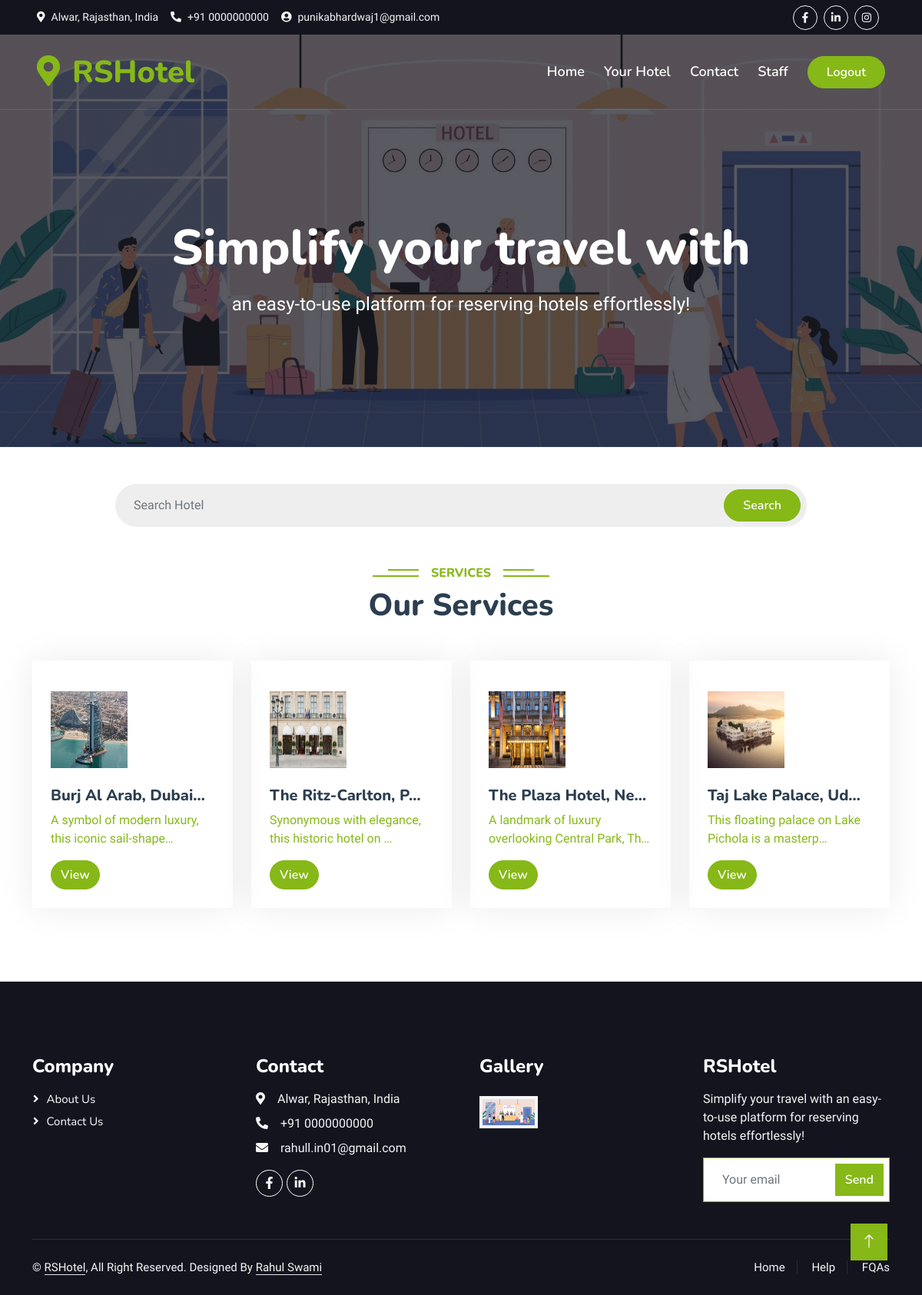
Screenshot of / (signed in) with the database file from the repository.
### home/models.py (models this page shows, shortened)
class Hotel(models.Model):
    hname = models.CharField(max_length=100)
    hdesc = models.TextField()

class Hotel_Image(models.Model):
    hotel = models.ForeignKey(Hotel, on_delete=models.CASCADE, related_name='paper_images')
    image = models.ImageField(upload_to='paper')

### home/views.py (the view)
# urls.py: path('', home, name='home'),
@login_required(login_url='login')
def home(request):
    hotels = Hotel.objects.all()
    if request.GET.get('search'):
        search = request.GET.get('search')
        hotels = Hotel.objects.filter(
        Q(hname__icontains = search)|
        Q(hdesc__icontains = search)
        )
    return render(request, 'index.html',{'hotels':hotels})

### home/templates/index.html (shortened to what this page needs)
{% extends "base.html" %}
{% block contant %}
<div class="position-relative w-75 mx-auto animated slideInDown">
    <form>
        <input class="form-control border-0 rounded-pill w-100 py-3 ps-4 pe-5" name="search" type="text"
            placeholder="Search Hotel">
        <button type="submit" class="btn btn-primary rounded-pill py-2 px-4 position-absolute top-0 end-0 me-2"
            style="margin-top: 7px;">Search</button>
    </form>
</div>
<div class="container-xxl py-5">
    <div class="container">
        <div class="text-center wow fadeInUp" data-wow-delay="0.1s">
            <h6 class="section-title bg-white text-center text-primary px-3">Services</h6>
            <h1 class="mb-5">Our Services</h1>
        </div>
        <div class="row g-4">
            {% for hotel in hotels %}
            <div class="col-lg-3 col-sm-6 wow fadeInUp" data-wow-delay="0.1s">
                <div class="service-item rounded pt-3">
                    <a href="{% url 'hotel_details' hotel.id %}">
                        <div class="p-4">
                            <img src="/media/{{ hotel.paper_images.first.image }}" class="fa-globe text-primary mb-4"
                                alt="{{ hotel.hname }}">
                            <h5>{{hotel.hname|truncatechars:20}}</h5>
                            <p>{{hotel.hdesc|truncatechars:50}}</p>
                            <a href="{% url 'hotel_details' hotel.id %}" class="btn btn-primary rounded-pill">View</a>
                        </div>
                    </a>
                </div>
            </div>
            {% endfor %}
        </div>
    </div>
</div>
{% endblock %}

### home/templates/base.html (shortened to what this page needs)
{% load static %}
<!DOCTYPE html>
<html lang="en">
<head>
    <link href="https://cdnjs.cloudflare.com/ajax/libs/font-awesome/5.10.0/css/all.min.css" rel="stylesheet">
    <link href="https://cdn.jsdelivr.net/npm/bootstrap-icons@1.4.1/font/bootstrap-icons.css" rel="stylesheet">
    <link href="{% static 'lib/animate/animate.min.css' %}" rel="stylesheet">
    <link href="{% static 'lib/owlcarousel/assets/owl.carousel.min.css' %}" rel="stylesheet">
    <link href="{% static 'lib/tempusdominus/css/tempusdominus-bootstrap-4.min.css' %}" rel="stylesheet" />
    <link href="{% static '/css/bootstrap.min.css' %}" rel="stylesheet">
    <link href="{% static '/css/style.css' %}" rel="stylesheet">
</head>
<body>
    <div class="container-fluid bg-dark px-5 d-none d-lg-block">
        <div class="row gx-0">
            <div class="col-lg-8 text-center text-lg-start mb-2 mb-lg-0">
                <div class="d-inline-flex align-items-center" style="height: 45px;">
                    <small class="me-3 text-light"><i class="fa fa-map-marker-alt me-2"></i>Alwar, Rajasthan, India</small>
                    <small class="me-3 text-light"><i class="fa fa-phone-alt me-2"></i>+91 0000000000</small>
                    <small class="text-light"><i class="fa fa-user-circle me-2"></i>{{request.user.username}}</small>
                </div>
            </div>
            <div class="col-lg-4 text-center text-lg-end">
                <div class="d-inline-flex align-items-center" style="height: 45px;">
                    <a class="btn btn-sm btn-outline-light btn-sm-square rounded-circle me-2" href=""><i class="fab fa-facebook-f fw-normal"></i></a>
                    <a class="btn btn-sm btn-outline-light btn-sm-square rounded-circle me-2" href=""><i class="fab fa-linkedin-in fw-normal"></i></a>
                    <a class="btn btn-sm btn-outline-light btn-sm-square rounded-circle me-2" href=""><i class="fab fa-instagram fw-normal"></i></a>
                </div>
            </div>
        </div>
    </div>
    <div class="container-fluid position-relative p-0">
        <nav class="navbar navbar-expand-lg navbar-light px-4 px-lg-5 py-3 py-lg-0">
            <a href="" class="navbar-brand p-0">
                <h1 class="text-primary m-0"><i class="fa fa-map-marker-alt me-3"></i>RSHotel</h1>
            </a>
            <div class="collapse navbar-collapse" id="navbarCollapse">
                <div class="navbar-nav ms-auto py-0">
                    <a href="/" class="nav-item nav-link">Home</a>
                    <a href="{% url 'yourhotel' %}" class="nav-item nav-link">Your Hotel</a>
                    <a href="{% url 'contact' %}" class="nav-item nav-link">Contact</a>
                    <a href="/rshotelstaff/" class="nav-item nav-link">Staff</a>
                </div>
                <a href="{% url 'logout' %}" class="btn btn-primary rounded-pill py-2 px-4">Logout</a>
            </div>
        </nav>
        <div class="container-fluid bg-primary py-5 mb-5 hero-header">
            <div class="container py-5">
                <div class="row justify-content-center py-5">
                    <div class="col-lg-10 pt-lg-5 mt-lg-5 text-center">
                        <h1 class="display-3 text-white mb-3 animated slideInDown">Simplify your travel with </h1>
                        <p class="fs-4 text-white mb-4 animated slideInDown">an easy-to-use platform for reserving hotels effortlessly!</p>
                    </div>
                </div>
            </div>
        </div>
    </div>
{% block contant %}
{% endblock %}
      <div class="container-fluid bg-dark text-light footer pt-5 mt-5 wow fadeIn" data-wow-delay="0.1s">
        <div class="container py-5">
            <div class="row g-5">
                <div class="col-lg-3 col-md-6">
                    <h4 class="text-white mb-3">Company</h4>
                    <a class="btn btn-link" href="">About Us</a>
                    <a class="btn btn-link" href="">Contact Us</a>
                </div>
                <div class="col-lg-3 col-md-6">
                    <h4 class="text-white mb-3">Contact</h4>
                    <p class="mb-2"><i class="fa fa-map-marker-alt me-3"></i>Alwar, Rajasthan, India</p>
                    <p class="mb-2"><i class="fa fa-phone-alt me-3"></i>+91 0000000000</p>
                    <p class="mb-2"><i class="fa fa-envelope me-3"></i>rahull.in01@gmail.com</p>
                    <div class="d-flex pt-2">
                        <a class="btn btn-outline-light btn-social" href=""><i class="fab fa-facebook-f"></i></a>
                        <a class="btn btn-outline-light btn-social" href=""><i class="fab fa-linkedin-in"></i></a>
                    </div>
                </div>
                <div class="col-lg-3 col-md-6">
                    <h4 class="text-white mb-3">Gallery</h4>
                    <div class="row g-2 pt-2">
                        <div class="col-4">
                            <img class="img-fluid bg-light p-1" src="{% static '/img/bg-hero.jpg' %}" alt="">
                        </div>
                    </div>
                </div>
                <div class="col-lg-3 col-md-6">
                    <h4 class="text-white mb-3">RSHotel</h4>
                    <p>Simplify your travel with an easy-to-use platform for reserving hotels effortlessly!</p>
                    <div class="position-relative mx-auto" style="max-width: 400px;">
                        <input class="form-control border-primary w-100 py-3 ps-4 pe-5" type="text" placeholder="Your email">
                        <button type="button" class="btn btn-primary py-2 position-absolute top-0 end-0 mt-2 me-2">Send</button>
                    </div>
                </div>
            </div>
        </div>
        <div class="container">
            <div class="copyright">
                <div class="row">
                    <div class="col-md-6 text-center text-md-start mb-3 mb-md-0">
                        &copy; <a class="border-bottom" href="#">RSHotel</a>, All Right Reserved.
                        Designed By <a class="border-bottom" href="">Rahul Swami</a>
                    </div>
                    <div class="col-md-6 text-center text-md-end">
                        <div class="footer-menu">
                            <a href="/">Home</a>
                            <a href="/">Help</a>
                            <a href="/">FQAs</a>
                        </div>
                    </div>
                </div>
            </div>
        </div>
    </div>
    <a href="#" class="btn btn-lg btn-primary btn-lg-square back-to-top"><i class="bi bi-arrow-up"></i></a>
</body>
</html>

### home/static/css/style.css (style rules this page uses)
:root { --primary: #86B817; --secondary: #FE8800; --light: #F5F5F5; --dark: #14141F; }
.back-to-top { position: fixed; display: none; right: 45px; bottom: 45px; z-index: 99; }
.btn { font-family: 'Nunito', sans-serif; font-weight: 600; transition: .5s; }
.btn.btn-primary, .btn.btn-secondary { color: #FFFFFF; }
.btn-sm-square { width: 32px; height: 32px; }
.btn-lg-square { width: 48px; height: 48px; }
.btn-square, .btn-sm-square, .btn-lg-square { padding: 0; display: flex; align-items: center; justify-content: center; font-weight: normal; border-radius: 0px; }
.navbar-light .navbar-nav .nav-link { font-family: 'Nunito', sans-serif; position: relative; margin-right: 25px; padding: 35px 0; color: #FFFFFF !important; font-size: 18px; font-weight: 600; outline: none; transition: .5s; }
@media (min-width: 992px) { .navbar-light { position: absolute; width: 100%; top: 0; left: 0; border-bottom: 1px solid rgba(256, 256, 256, .1); z-index: 999; } }
@media (min-width: 992px) { .navbar-light .navbar-nav .nav-link::before { position: absolute; content: ""; width: 0; height: 2px; bottom: -1px; left: 50%; background: var(--primary); transition: .5s; } }
.hero-header { background: linear-gradient(rgba(20, 20, 31, .7), rgba(20, 20, 31, .7)), url(../img/bg-hero.jpg); background-position: center center; background-repeat: no-repeat; background-size: cover; }
.section-title { position: relative; display: inline-block; text-transform: uppercase; }
.section-title::before { position: absolute; content: ""; width: calc(100% + 80px); height: 2px; top: 4px; left: -40px; background: var(--primary); z-index: -1; }
.section-title::after { position: absolute; content: ""; width: calc(100% + 120px); height: 2px; bottom: 5px; left: -60px; background: var(--primary); z-index: -1; }
.service-item { box-shadow: 0 0 45px rgba(0, 0, 0, .08); transition: .5s; }
.service-item * { transition: .5s; }
.footer .btn.btn-social { margin-right: 5px; width: 35px; height: 35px; display: flex; align-items: center; justify-content: center; color: var(--light); font-weight: normal; border: 1px solid #FFFFFF; border-radius: 35px; transition: .3s; }
.footer .btn.btn-link { display: block; margin-bottom: 5px; padding: 0; text-align: left; color: #FFFFFF; font-size: 15px; font-weight: normal; text-transform: capitalize; transition: .3s; }
.footer .btn.btn-link::before { position: relative; content: "\f105"; font-family: "Font Awesome 5 Free"; font-weight: 900; margin-right: 10px; }
.footer .copyright { padding: 25px 0; font-size: 15px; border-top: 1px solid rgba(256, 256, 256, .1); }
.footer .copyright a { color: var(--light); }
.footer .footer-menu a { margin-right: 15px; padding-right: 15px; border-right: 1px solid rgba(255, 255, 255, .1); }
.footer .footer-menu a:last-child { margin-right: 0; padding-right: 0; border-right: none; }

### home/templates/index.html (style rules this page uses)
.service-item .p-4 img { width: 100px; height: 100px; }
.slideInDown input { background-color: rgb(238, 238, 238); }

### rows the page displays
Hotel: paper_images.first.image (picture), hname "Burj Al Arab, Dubai…", hdesc "A symbol of modern luxury, this iconic sail-shape…"
Hotel: paper_images.first.image (picture), hname "The Ritz-Carlton, P…", hdesc "Synonymous with elegance, this historic hotel on …"
Hotel: paper_images.first.image (picture), hname "The Plaza Hotel, Ne…", hdesc "A landmark of luxury overlooking Central Park, Th…"
Hotel: paper_images.first.image (picture), hname "Taj Lake Palace, Ud…", hdesc "This floating palace on Lake Pichola is a masterp…"

### other values shown
{{ request.user.username }} "punikabhardwaj1@gmail.com"
